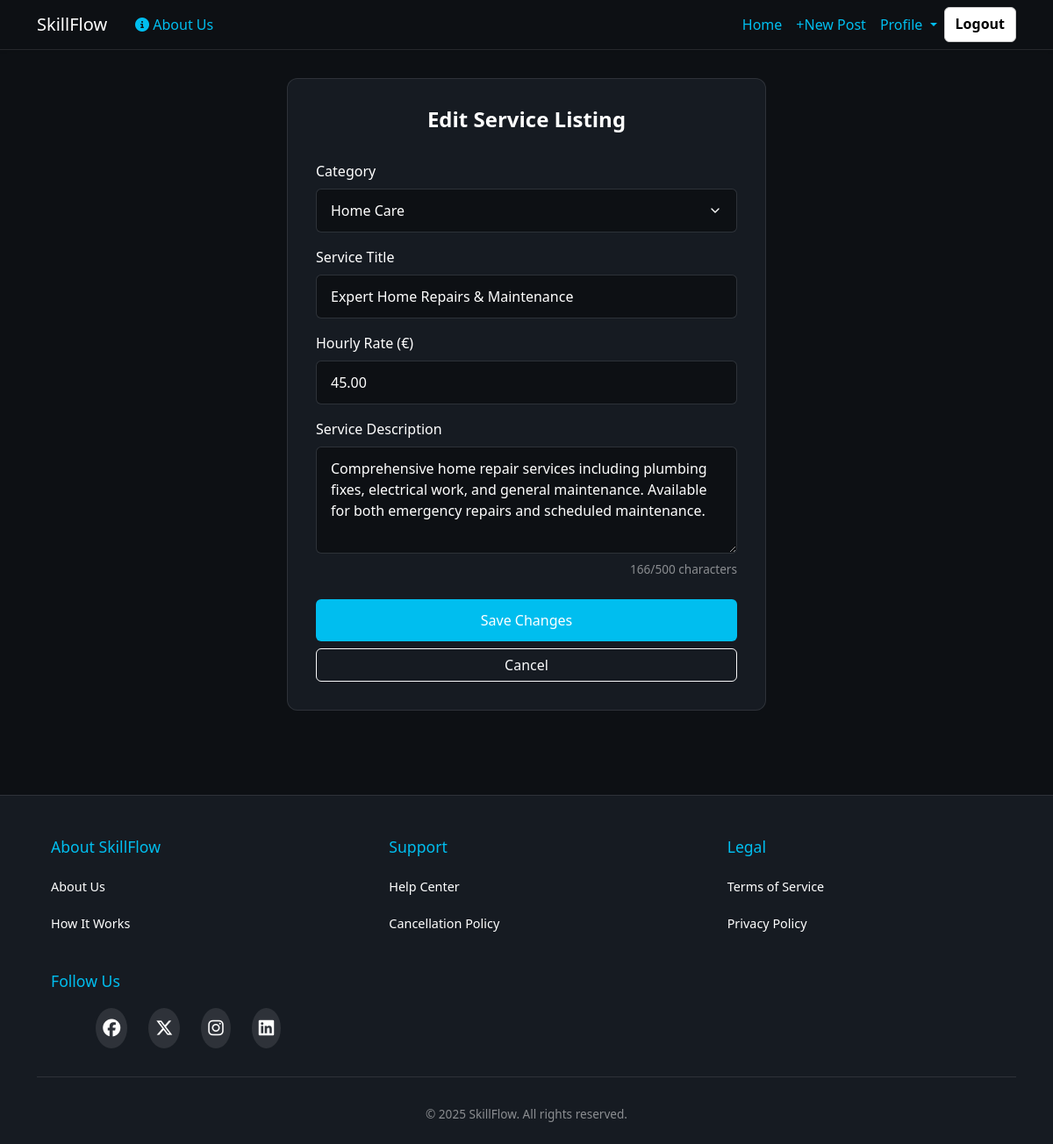
The page /service/29/edit/ (signed in) on the database its author committed.
### skillflow/models.py (models this page shows, shortened)
class Service(models.Model):
    title = models.CharField(max_length=100)
    description = models.TextField()
    CATEGORY_CHOICES = [
        ('home-care', 'Home Care'),
        ('education', 'Education'),
        ('creative', 'Creative'),
        ('health', 'Health'),
        ('events', 'Events'),
    ]
    category = models.CharField(max_length=50, choices=CATEGORY_CHOICES)
    hourly_rate = models.DecimalField(max_digits=6, decimal_places=2)
    provider = models.ForeignKey(User, on_delete=models.CASCADE)
    created_at = models.DateTimeField(auto_now_add=True)

### skillflow/views.py (the view)
# urls.py: path('service/<int:service_id>/edit/', views.edit_service, name='edit_service'), # Edit service
@login_required
def edit_service(request, service_id):
    service = get_object_or_404(Service, id=service_id)
    if service.provider != request.user:
        raise PermissionDenied
    if request.method == 'POST':
        form = ServiceForm(request.POST, instance=service)
        if form.is_valid():
            form.save()
            messages.success(request, 'Service updated successfully!')
            return redirect('index')
        else:
            messages.error(request, 'Please check all required fields and try again.')
    else:
        form = ServiceForm(instance=service)
    return render(request, 'skillflow/edit_service.html', {
        'form': form,
        'service': service
    })

### skillflow/forms.py (shortened to what this page needs)
class ServiceForm(forms.ModelForm):
    class Meta:
        model = Service
        fields = ['title', 'description', 'category', 'hourly_rate']
        widgets = {
            'title': forms.TextInput(attrs={
                'class': 'form-control custom-input',
                'placeholder': 'e.g, Professional Math Tutoring'
            }),
            'description': forms.Textarea(attrs={
                'class': 'form-control custom-input',
                'rows': 4,
                'maxlength': 500,
                'placeholder': 'Describe your service, experience, and expertise...'
            }),
            'category': forms.Select(attrs={
                'class': 'form-control custom-input'
            }),
            'hourly_rate': forms.NumberInput(attrs={
                'class': 'form-control custom-input',
                'placeholder': 'Enter your hourly rate',
                'min': '1'
            })
        }

### skillflow/templates/skillflow/edit_service.html (shortened to what this page needs)
{% extends 'skillflow/base.html' %}
{% block content %}
<main class="signup-section">
    <div class="container">
        <div class="row justify-content-center">
            <div class="col-md-6">
                <div class="form-card">
                    <h4 class="form-title">Edit Service Listing</h4>
                    <form method="POST" action="{% url 'edit_service' service.id %}">
                        <div class="mb-3">
                            <label for="{{ form.category.id_for_label }}" class="form-label">Category</label>
                            {{ form.category }}
                        </div>
                        <div class="mb-3">
                            <label for="{{ form.title.id_for_label }}" class="form-label">Service Title</label>
                            {{ form.title }}
                        </div>
                        <div class="mb-3">
                            <label for="{{ form.hourly_rate.id_for_label }}" class="form-label">Hourly Rate (€)</label>
                            {{ form.hourly_rate }}
                        </div>
                        <div class="mb-4">
                            <label for="{{ form.description.id_for_label }}" class="form-label">Service
                                Description</label>
                            {{ form.description }}
                            <div class="form-text text-end text-white-50" id="charCount">
                                <span id="currentCount">{{ form.description.value|length|default:"0" }}</span>/500
                                characters
                            </div>
                        </div>
                        <div class="d-grid gap-2">
                            <button type="submit" class="btn btn-primary custom-submit">Save Changes</button>
                            <a href="{% url 'my_services' %}" class="btn btn-outline-light">Cancel</a>
                        </div>
                    </form>
                </div>
            </div>
        </div>
    </div>
</main>
{% endblock %}

### skillflow/static/css/styles.css (style rules this page uses)
body { background-color: #0D1014; min-height: 100vh; display: flex; flex-direction: column; }
main { flex: 1 0 auto; }
.signup-section { padding: 2rem 0; }
.form-card { background-color: #161b22; border: 1px solid rgba(255, 255, 255, 0.1); border-radius: 12px; padding: 2rem; }
.form-title { color: white; text-align: center; margin-bottom: 2rem; font-weight: 600; }
.form-label { color: white; margin-bottom: 0.5rem; }
.custom-input { background-color: #0d1014; border: 1px solid rgba(255, 255, 255, 0.1); color: white; padding: 0.75rem 1rem; }
.custom-submit { background-color: #00beef; border: none; padding: 0.75rem; font-weight: 500; transition: all 0.3s ease; }
.form-text { color: rgba(255, 255, 255, 0.5); font-size: 0.85rem; margin-top: 0.5rem; }
.form-card .custom-input::placeholder, .form-card .form-control::placeholder { color: #666 !important; }
.form-card select.custom-input { appearance: none; -webkit-appearance: none; -moz-appearance: none; background-repeat: no-repeat; background-position: right 1rem center; background-size: 1em; padding-right: 2.5rem; cursor: pointer; transition: transform 0.2s ease; }

### rows shown on the page
Service: category "Home Care", title "Expert Home Repairs & Maintenance", hourly_rate "45.00", description "Comprehensive home repair services including plumbing fixes, electrical work, and general maintenance. Available for both emergency repairs and scheduled maintenance.", description.value|length "166"
